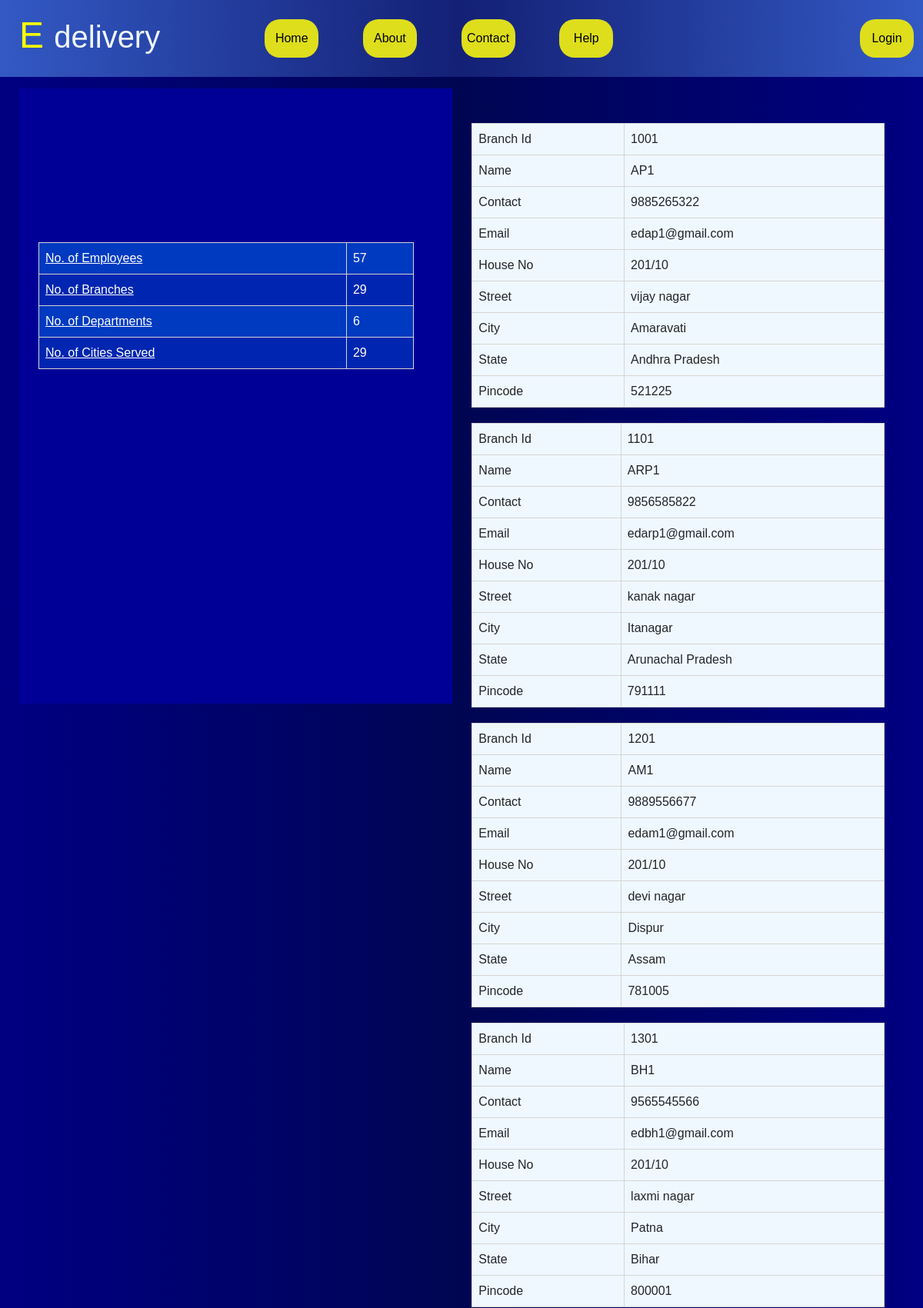
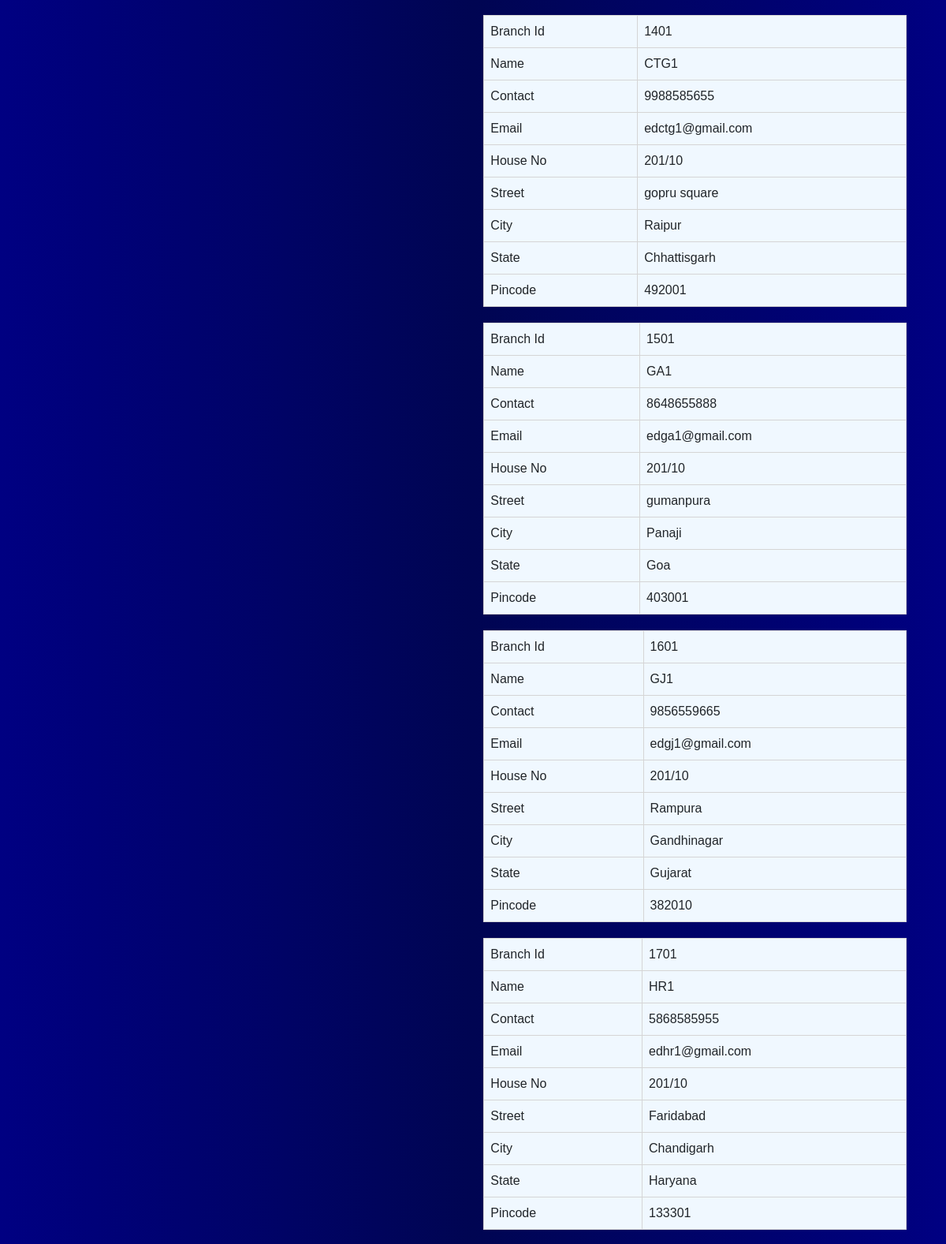
Screenshot of /branch_details (upper part) with the database file from the repository (2 pictures, top to bottom).
### courier_service/models.py (models this page shows)
class Branches(models.Model):
    Branch_Id=models.IntegerField(primary_key=True)
    Branch_Name=models.CharField(max_length=50)
    Contact_Number=models.BigIntegerField()
    Email=models.EmailField()
    House_No=models.CharField(max_length=50)
    Street=models.CharField(max_length=50)
    City=models.CharField(max_length=50)
    State=models.CharField(max_length=50)
    Pin_Code=models.IntegerField()

### courier_service/views.py (the view)
# urls.py: path('branch_details', views.branch_details, name='branch_details'),
def branch_details(request):
    orders=Orders.objects.all()
    employees=Employees.objects.all()
    branches=Branches.objects.all()
    departments=Department.objects.all()
    city=cities.objects.all()
    context={
        'x' : len(employees),
        'y' : len(branches),
        'z' : len(departments),
        'c' : len(city),
        'o' : len(orders),
        'branches' : branches
    }
    return render(request, 'branch_details.html',context)

### courier_service/templates/branch_details.html (shortened to what this page needs)
{% extends "layout.html" %}
{% load static %}
{% block csslink %}
<link rel="stylesheet" href="{% static "css/employee1.css" %}">
{% endblock %}
{% block pagebody %}
    <div class="employee_container">
        <div class="employee_container_control">
            <div class="employee_details">
                <div class="emp_img"></div>
                <div class="emp_detail_container">
                    <table>
                        <td><a href="/emp_details" type="button" style="color:white">No. of Employees</a></td>
                        <td>{{x}}</td></a>
                        <tr>
                        <td><a href="/branch_details" type="button" style="color:white">No. of Branches</a></td>
                        <td>{{y}}</td>
                        </tr>
                        <tr>
                        <td><a href="/dept_details" type="button" style="color:white">No. of Departments</a></td>
                        <td>{{z}}</td>
                        </tr>
                        <tr>
                        <td><a href="/cities_details" type="button" style="color:white">No. of Cities Served</a></td>
                        <td>{{c}}</td>
                        </tr>
                    </table>
                </div>
            </div>
            <div class="parcel_details">
                   {%for i in branches%}
                    <div class="order_card">
                        <table>
                            <tr>
                                <td>Branch Id</td>
                                <td>{{i.Branch_Id}}</td>
                            </tr>
                        <tr>
                            <td>Name</td>
                            <td>{{i.Branch_Name}}
                            </td>
                        </tr>
                        <tr>
                            <td>Contact</td>
                            <td>{{i.Contact_Number}}</td>
                        </tr>
                        <tr>
                            <td>Email</td>
                            <td>{{i.Email}}</td>
                        </tr>
                        <tr>
                            <td>House No</td>
                            <td>{{i.House_No}}</td>
                        </tr>
                    <tr>
                        <td>Street</td>
                        <td>{{i.Street}}
                        </td>
                    </tr>
                    <tr>
                        <td>City</td>
                        <td>{{i.City}}</td>
                    </tr>
                    <tr>
                        <td>State</td>
                        <td>{{i.State}}</td>
                    </tr>
                    <tr>
                        <td>Pincode</td>
                        <td>{{i.Pin_Code}}</td>
                    </tr>
                    </table>
                </div>
               {%endfor%}
            </div>
        </div>
    </div>
{%endblock%}

### courier_service/static/css/navbar.css (style rules this page uses)
* { margin: 0; padding: 0; box-sizing: border-box; font-family: 'Open Sans',sans-serif; }
body { background-color: #0a0027; }

### courier_service/static/css/employee1.css (style rules this page uses)
* { margin: 0; padding: 0; box-sizing: border-box; font-family: 'Open-Sans',sans-serif; }
body { background-image: linear-gradient(to right,#000082,#000552,#000082); }
.employee_container { padding-right: 10px; padding-left: 10px; margin-top: 15px; margin-right: auto; margin-left: auto; }
@media (min-width: 768px) { .employee_container { width: 750px; } }
@media (min-width: 992px) { .employee_container { width: 970px; } }
@media (min-width: 1200px) { .employee_container { width: 1170px; } }
.employee_container_control { display: flex; }
.employee_details { width: 100%; background-color: #000097; padding: 25px; }
@media (min-width: 900px) { .employee_details { height: 100vh; } }
.emp_img { height: 150px; width: 150px; border-radius: 50%; background-image: url("../media/employee_page_images/employee_photo.jpg"); background-position: center; background-size: cover; background-repeat: no-repeat; }
.emp_detail_container { margin: 25px; margin-left: 0; }
.parcel_details { margin: 25px; width: 100%; }
.order_card { margin: 20px 0; }
table { font-family: arial, sans-serif; border-collapse: collapse; width: 100%; }
td { border: 1px solid #d5d5d5; text-align: left; padding: 8px; }
.emp_detail_container tr:nth-child(even) { background-color: rgb(0, 38, 177); }
.emp_detail_container tr:nth-child(odd) { background-color: rgb(0, 58, 193); }
.emp_detail_container td { color: #fff; }
.parcel_details table { background-color: aliceblue; }

### rows the page displays
Branches: Branch_Id "1001", Branch_Name "AP1", Contact_Number "9885265322", Email "edap1@gmail.com", House_No "201/10", Street "vijay nagar", City "Amaravati", State "Andhra Pradesh", Pin_Code "521225"
Branches: Branch_Id "1101", Branch_Name "ARP1", Contact_Number "9856585822", Email "edarp1@gmail.com", House_No "201/10", Street "kanak nagar", City "Itanagar", State "Arunachal Pradesh", Pin_Code "791111"
Branches: Branch_Id "1201", Branch_Name "AM1", Contact_Number "9889556677", Email "edam1@gmail.com", House_No "201/10", Street "devi nagar", City "Dispur", State "Assam", Pin_Code "781005"
Branches: Branch_Id "1301", Branch_Name "BH1", Contact_Number "9565545566", Email "edbh1@gmail.com", House_No "201/10", Street "laxmi nagar", City "Patna", State "Bihar", Pin_Code "800001"
Branches: Branch_Id "1401", Branch_Name "CTG1", Contact_Number "9988585655", Email "edctg1@gmail.com", House_No "201/10", Street "gopru square", City "Raipur", State "Chhattisgarh", Pin_Code "492001"
Branches: Branch_Id "1501", Branch_Name "GA1", Contact_Number "8648655888", Email "edga1@gmail.com", House_No "201/10", Street "gumanpura", City "Panaji", State "Goa", Pin_Code "403001"
Branches: Branch_Id "1601", Branch_Name "GJ1", Contact_Number "9856559665", Email "edgj1@gmail.com", House_No "201/10", Street "Rampura", City "Gandhinagar", State "Gujarat", Pin_Code "382010"
Branches: Branch_Id "1701", Branch_Name "HR1", Contact_Number "5868585955", Email "edhr1@gmail.com", House_No "201/10", Street "Faridabad", City "Chandigarh", State "Haryana", Pin_Code "133301"

### other values shown
{{ x }} "57"
{{ y }} "29"
{{ z }} "6"
{{ c }} "29"
